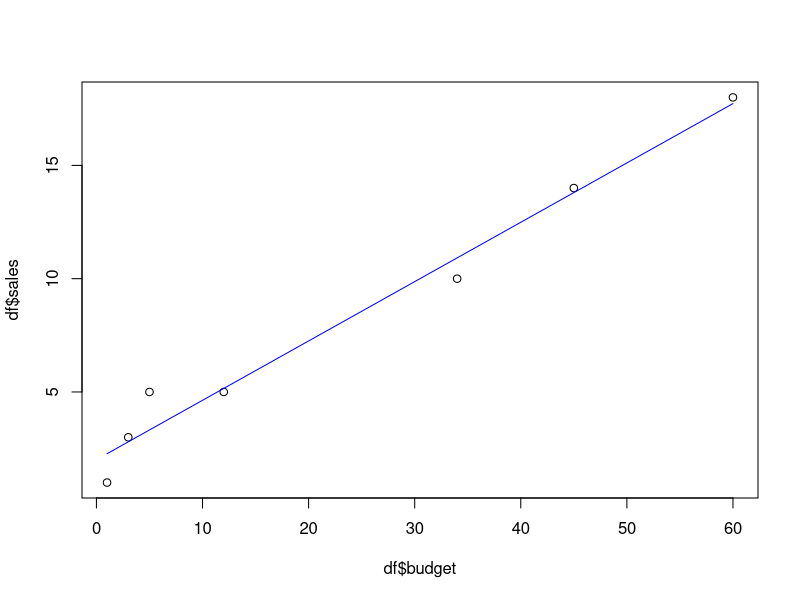
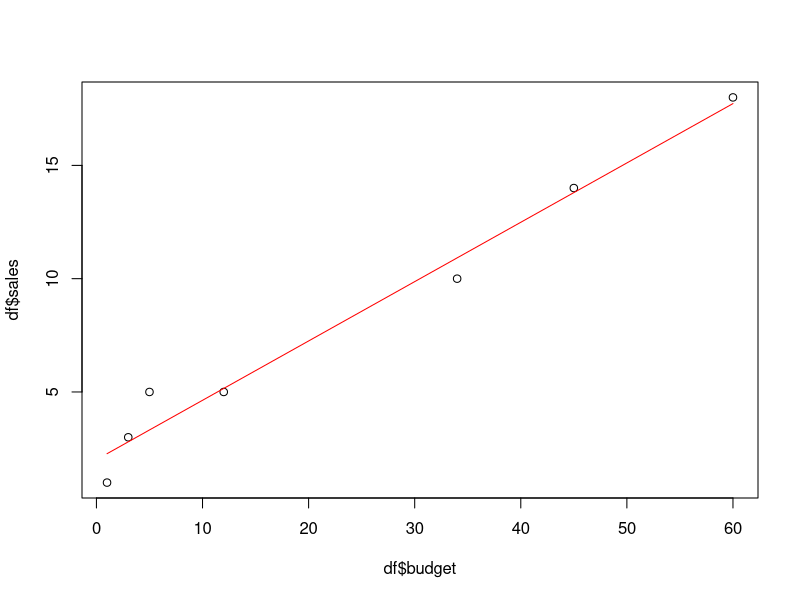

Write R code to recreate these figures, in order.
# 4. Write a R script for performing simple Linear Regression over advertisement dataset to predict sales based on the past history 
# of sales and budget spent for advertisement. Advertisement data has to be stored in csv file and accessed with fields (Budget, sales).
#   Do the predictions :
#   a. Using predefined functions.
#   b. Without using predefined functions

df = data.frame(
  sales = c(1,3,5,5,10,14,18),
  budget = c(1,3,5,12,34,45,60)
)

# a

model = lm(sales ~ budget, data = df)
df$pred_builtin = predict(model, data = df)

# b
xm = mean(df$budget)
ym = mean(df$sales)
num = sum((df$budget - xm) * (df$sales - ym))
den = sum((df$budget - xm) ^ 2)

b1 = num / den
b0 = ym - b1 * xm

df$pred = b0 + b1 * df$budget
df

print('Built-in')
print(model$coefficients)
print('Scratch ')
print(c(intercept=b0,budget=b1))

# compare

plot(df$budget, df$sales)
lines(df$budget, df$pred_builtin, col = "blue")
plot(df$budget, df$sales)
lines(df$budget, df$pred, col = "red")

